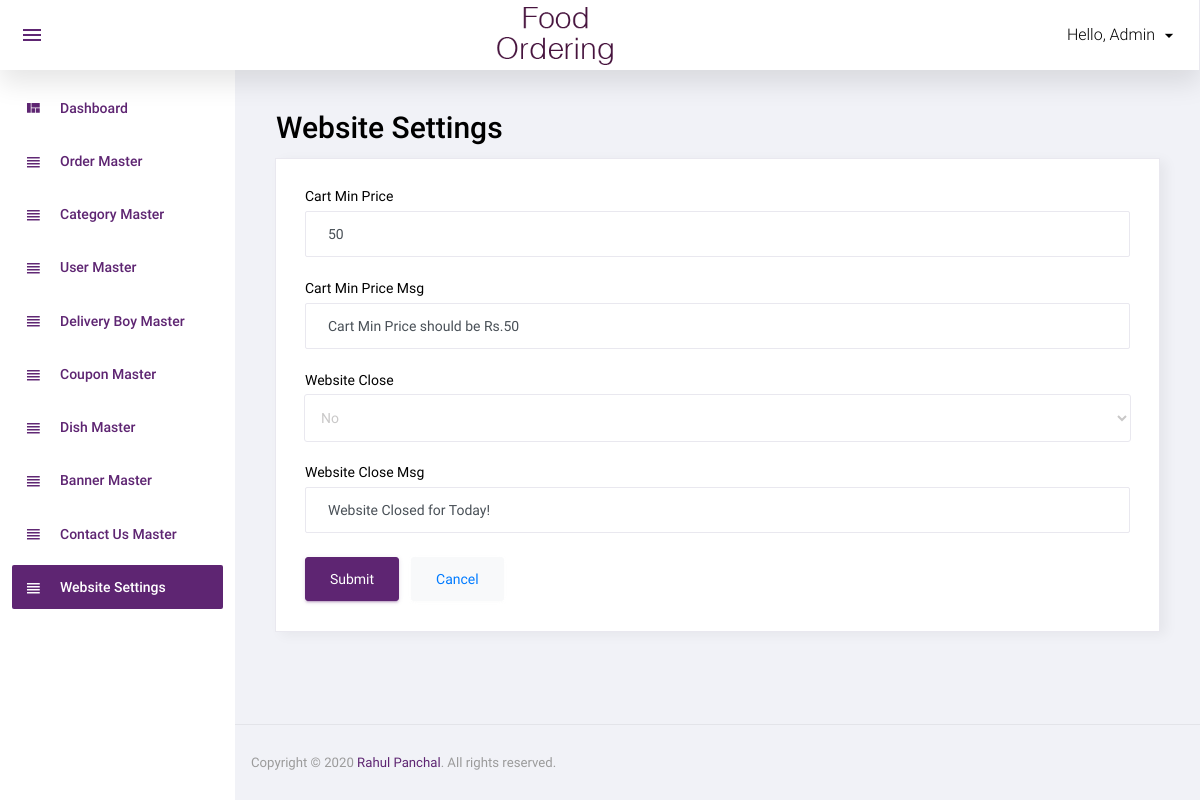
Screenshot of /admin/setting.php (signed in) with the database file from the repository.
### tables this page shows
CREATE TABLE `setting` (
  `s_id` int(11) NOT NULL,
  `s_cart_min_price` int(11) NOT NULL,
  `s_cart_min_price_msg` text NOT NULL,
  `s_website_close` int(11) NOT NULL,
  `s_website_close_msg` text NOT NULL
);

### admin/setting.php (the view, shortened to what this page needs)
<?php
include("top.inc.php");
$sql = "select * from setting where s_id = '1'";
$res = mysqli_query($con, $sql);
$row= mysqli_fetch_assoc($res);
$s_cart_min_price = $row['s_cart_min_price'];
$s_cart_min_price_msg = $row['s_cart_min_price_msg'];
$s_website_close = $row['s_website_close'];
$s_website_close_msg = $row['s_website_close_msg'];
$websiteCloseArr = array('No','Yes');
?>
<div class="row">
    <h1 class="card-title ml-3">Website Settings</h1>
    <div class="col-12 grid-margin stretch-card">
        <div class="card">
            <div class="card-body">
                <form class="forms-sample" method="post">
                    <div class="form-group">
                        <label for="s_cart_min_price">Cart Min Price</label>
                        <input type="text" class="form-control" id="s_cart_min_price" name="s_cart_min_price" value="<?php echo $s_cart_min_price ?>" placeholder="Cart Min Price" required />
                    </div>
                    <div class="form-group">
                        <label for="s_cart_min_price_msg">Cart Min Price Msg</label>
                        <input type="text" class="form-control" id="s_cart_min_price_msg" name="s_cart_min_price_msg" value="<?php echo $s_cart_min_price_msg ?>" placeholder="Cart Min Price Msg" required />
                    </div>
                    <div class="form-group">
                        <label for="s_website_close">Website Close</label>
                        <select class="form-control" name="s_website_close">
                            <?php foreach($websiteCloseArr as $key=>$val) {
                                if($s_website_close == $key){
                                    echo "<option value='$key' selected>$val</option>";
                                } else {
                                    echo "<option value='$key'>$val</option>";
                                }
                            } ?>
                        </select>
                    </div>
                    <div class="form-group">
                        <label for="s_website_close_msg">Website Close Msg</label>
                        <input type="text" class="form-control" id="s_website_close_msg" name="s_website_close_msg" value="<?php echo $s_website_close_msg ?>" placeholder="Website Close Msg" required />
                    </div>
                    <button type="submit" class="btn btn-primary mr-2" name="s_submit">Submit</button>
                    <button class="btn btn-light"><a href="categories.php">Cancel</a></button>
                </form>
            </div>
        </div>
    </div>
</div>
<?php include("footer.inc.php"); ?>

### rows the page displays
setting: s_cart_min_price "50", s_cart_min_price_msg "Cart Min Price should be Rs.50", s_website_close "No", s_website_close_msg "Website Closed for Today!"

### other values shown
$_SESSION["a_name"] "Admin"
